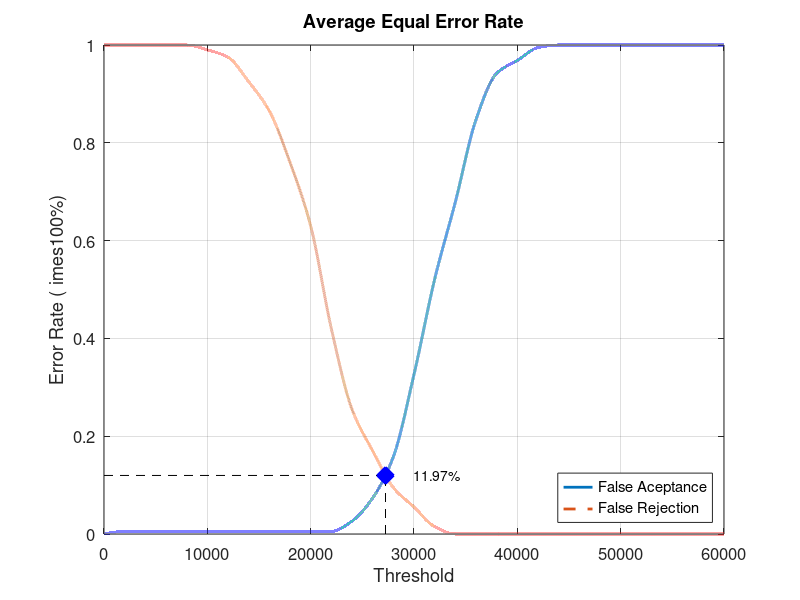
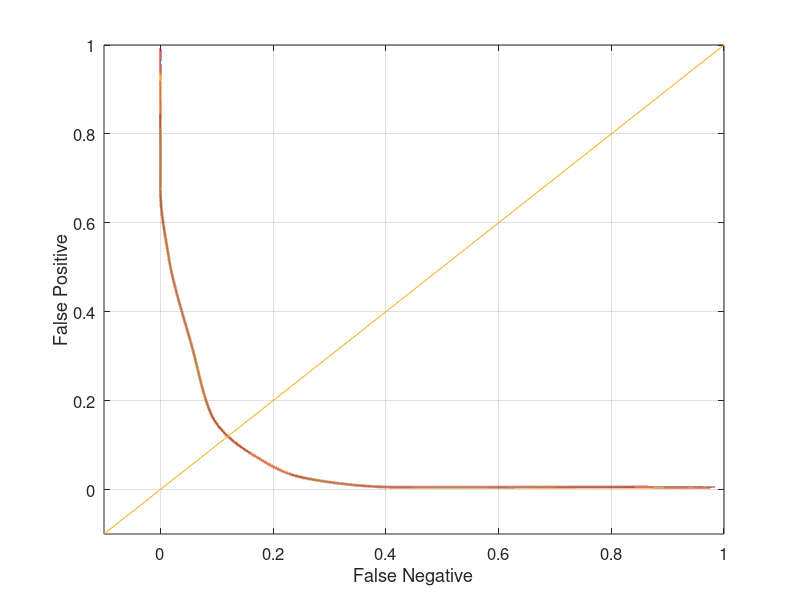

Write the MATLAB code that produced these figures, in order.
close all;
clear;
clc;
x = 0:2000:60000;
xq = 0:0.5:60000;

y0 = [0 0.00526316 0.00526316 0.00526316 0.00526316 0.00526316 0.00526316 0.00526316 0.00526316 0.00526316 0.00526316 0.00526316 0.0263158 0.0736842 0.157895 0.326316 0.521053 0.678947 0.847368 0.942105 0.968421 0.994737 1 1 1 1 1 1 1 1 1]
yy0 = interp1(x, y0, xq, 'pchip');
y1 = [1 1 1 1 1 0.99 0.975 0.925 0.865 0.76 0.63 0.42 0.255 0.17 0.095 0.055 0.015 0 0 0 0 0 0 0 0 0 0 0 0 0 0]
yy1 = interp1(x, y1, xq, 'pchip');

% Calculating EER: 
y2 = abs(y0 - y1);
find(y2 == min(y2))
yy2 = abs(yy0 - yy1);
xEER = find(yy2 == min(yy2));
xEERIndex = xq(xEER) % X-axis EER
yEER = yy0(xEER) % Y-axis EER

main = figure
plot(xq, yy0,'-','LineWidth', 2);	hold on
plot(xq, yy1,'--','LineWidth', 2);	hold on
plot([xEERIndex xEERIndex], [0 yEER], 'k--');	hold on
plot([0 xEERIndex], [yEER yEER], 'k--');	hold on
plot(xEERIndex, yEER, 'bx', 'LineWidth', 10);	hold on
text(xEERIndex + 10 * xEERIndex / 100, yEER, [num2str(round((10000 * yEER)) / 100) '%'])
legend('False Aceptance', 'False Rejection', 'Location', 'SouthEast')
xlabel('Threshold')
ylabel('Error Rate (	imes100%)')
title('Average Equal Error Rate')
set(gca, 'FontSize', 12)
axis([0 60000 0 1])
grid on

print(main, 'Database5_4Main', '-dpng');
FNRxFPR = figure('Color', [1 1 1]);
plot(yy1, yy0, '-', yy1, yy0, 'LineWidth', 2);
hold on
y = -0.1:0.1:1
plot(y, y); 
set(gca, 'FontSize', 12)
xlabel('False Negative')
ylabel('False Positive')
axis([-0.1 1 -0.1 1])
set(gca, 'FontSize', 12)
grid on

print(FNRxFPR, 'Database5_4FNRxFPR','-dpng');
